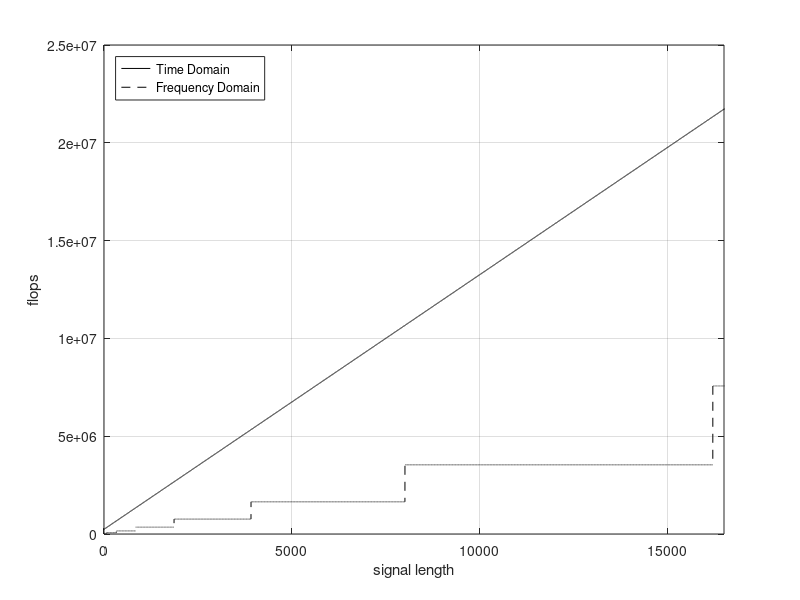

This figure's MATLAB source: (Note: this script raises an error after producing the figure.)
clear all

figure(1); clf
convLength = 1:2^14+1024;
L_m = [186 23];
for loops = 1:2
L = L_m(loops);
N = convLength-L+1;
numFLOPSperConvOutput = 7*L; % (4 multiplies, 2 adds)*L + L(1 add for the summation)

convFlops = convLength.*numFLOPSperConvOutput;

fftFlops = 0*convFlops;
for i = 1:length(N)
    Nfft = 2^nextpow2(L+N(i)-1);
    fftFlops(i) = 5*Nfft*log2(Nfft) + 5*Nfft*log2(Nfft) + 6*Nfft + 5*Nfft*log2(Nfft);
end




latexWidth = 5;
latexHeight = 4;
figure(loops)
plot(N,convFlops,'k-', N,fftFlops,'k--'); grid on
marge = axis;
axis([0 16497 marge(3:4)])
ax = gca;
legend('Time Domain','Frequency Domain','Location', 'NorthWest')
% title(['Convolution with Filter Length ' num2str(L)])
xlabel('signal length')
ylabel('flops')
ax.FontName = 'Times New Roman';

ff = gcf;
homer = ff.Units;
ff.Units = 'inches';
bart = ff.Position;
ff.Position = [bart(1:2) latexWidth latexHeight];
ff.PaperPositionMode = 'auto';
ff.Units = homer;
drawnow
print(ff, '-depsc', ['Theory' num2str(L) 'Tap_flops']) %save as eps a 
end




latexWidth = 5;
latexHeight = 4;
figure(3)

L = 1:383;
N = 12672;
numFLOPSperConvOutput = 7*L; % (4 multiplies, 2 adds)*L + L(1 add for the summation)

convFlops = (N+L-1).*numFLOPSperConvOutput;

fftFlops = 0*convFlops;
for i = 1:length(L)
    Nfft = 2^nextpow2(L(i)+N-1);
    fftFlops(i) = 5*Nfft*log2(Nfft) + 5*Nfft*log2(Nfft) + 6*Nfft + 5*Nfft*log2(Nfft);
end
% return

plot(L,convFlops,'k-', L,fftFlops,'k--'); grid on
marge = axis;
axis([1 381 marge(3:4)])
ax = gca;
legend('Time Domain','Frequency Domain','Location', 'NorthWest')
% title(['Convolution with Filter Length ' num2str(L)])
xlabel('filter length')
ylabel('flops')
ax.FontName = 'Times New Roman';

ff = gcf;
homer = ff.Units;
ff.Units = 'inches';
bart = ff.Position;
ff.Position = [bart(1:2) latexWidth latexHeight];
ff.PaperPositionMode = 'auto';
ff.Units = homer;
drawnow
print(ff, '-depsc', ['Theory' num2str(N) 'signal_flops']) %save as eps a 

